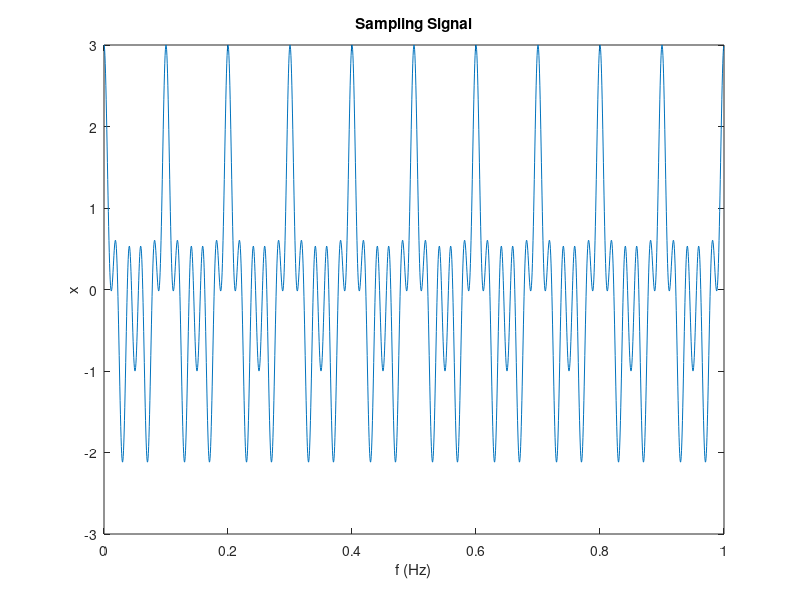
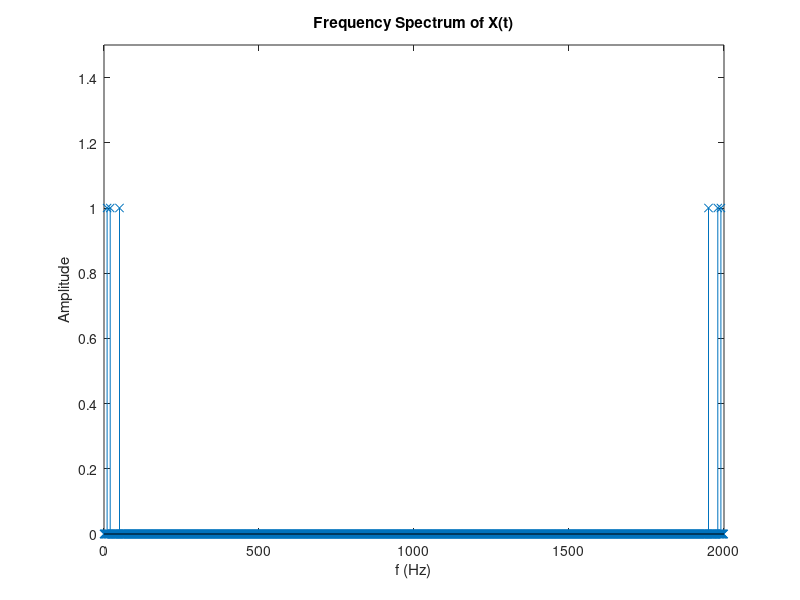
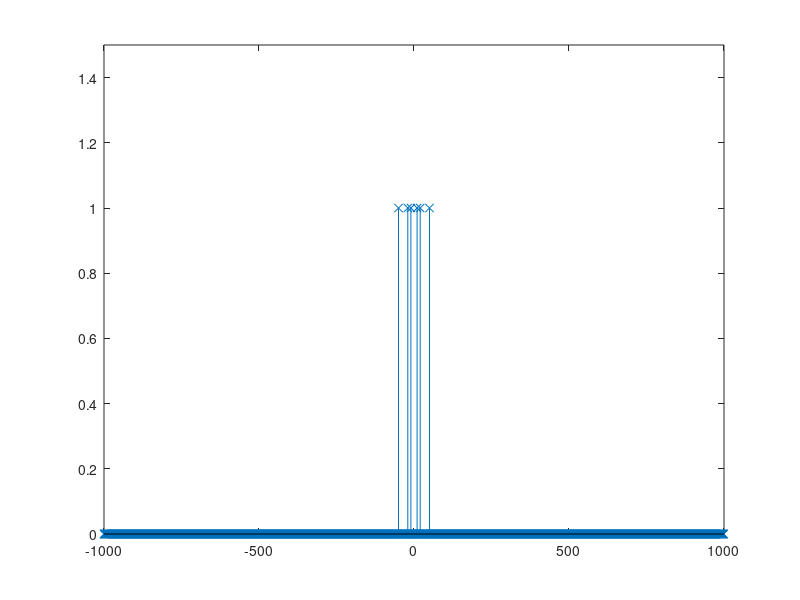
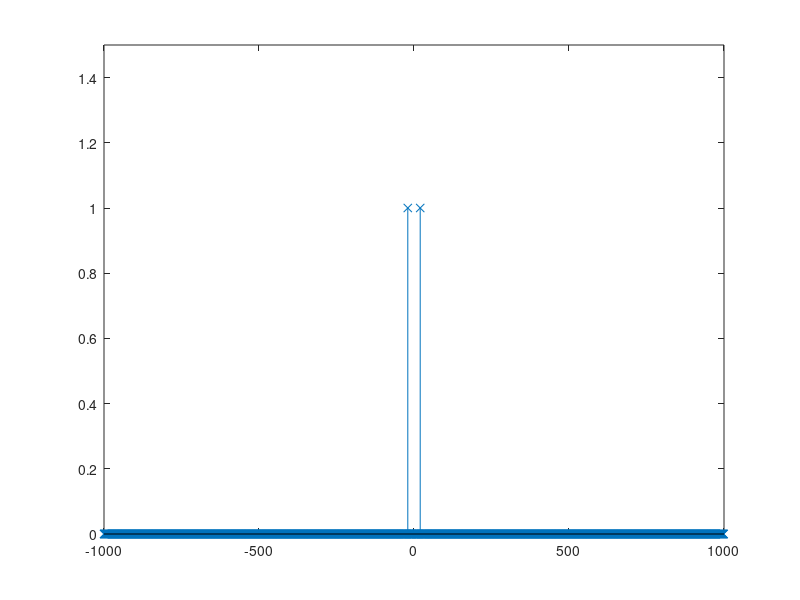

Reproduce these figures in MATLAB, in order.
close all
clear all

Fs = 2000;            % Sampling frequency                    
T = 1/Fs;             % Sampling period       
L = 1000;             % Length of signal

t = (0:T:1-T);
x = cos(2*pi*10*t) + cos(2*pi*20*t) + cos(2*pi*50*t);


%part a sampling the signal
figure;
stem(t,x,'x') 
plot(t,x) 
title('Sampling Signal')
xlabel('f (Hz)')
ylabel('x')

%Part b signal in frequency domain giving an impluse signal at the 
%fundamental frequences of the signal

Xf = fft(x);

figure;
f = (0:(Fs-1));
stem(f,Xf/L, 'x')
title('Frequency Spectrum of X(t)')
xlabel('f (Hz)')
ylabel('Amplitude')
ylim([0,1.5])

%Part c shiftig the signal to bring it closer to the origin

frequency_domain = (-Fs/2:Fs/2-1);
Xf_shift= fftshift(Xf);
figure;
stem(frequency_domain,(Xf_shift/L),'x')
ylim([0,1.5])

%Part d bandpass filter that eliminate all frequency except 20Hz 

Hf_Positive =zeros(1,Fs/2);
Hf_Negative = Hf_Positive;
Hf_Positive(15:25)= Xf_shift(985:995) ;
Hf_Negative(975:985) = Xf_shift(985:995);
Hf =[Hf_Negative Hf_Positive];

complex_value = -500*frequency_domain*i;

Hf = Hf.*exp(complex_value);

figure;
stem(frequency_domain,abs(Hf/L),'x')
ylim([0,1.5])


%Part e present an impulse at frwuency 20 Hz and -20 Hz

Yf = Xf_shift.*Hf;
figure;
plot(frequency_domain,abs(Yf/L^2))
ylim([0,2])


%Part f invert fourier transforme to get back a filtered signal of
%frequency 20Hz

Yt = ifft(Yf);
Yt_shifted= ifftshift(Yt);
Yy = real (Yt_shifted);


figure;
plot(t,abs(Yt_shifted/L))
title('time Domain of x(t)')
xlabel('Time (s)')
xlim([0 0.5])
ylabel('Amplitude')
ylim([-2,2])


